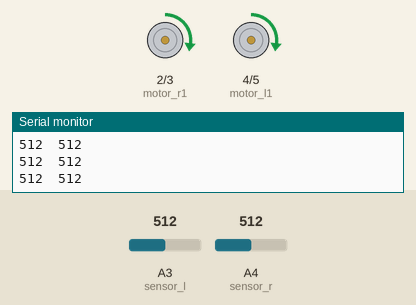
This sketch was run on a simulated Arduino Uno, built with avr-gcc and run on an emulated ATmega328P. Shown: motor-driver pin pairs drawn as motors (green arrow = first pin HIGH = forward, orange = second pin HIGH = backward, longer = more drive, scaled by the enable pin), the last lines printed to the serial monitor. The test bench sets the inputs (shaded band); at power-on: A3 (sensor_l) = 512, A4 (sensor_r) = 512.

Above: at 1.2 s.
1.3 s: A3 (sensor_l) set to 582
4.3 s: A3 (sensor_l) set to 618
At 5.4 s:
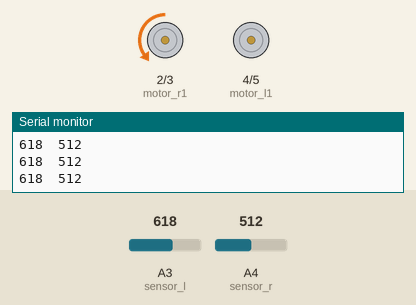
5.8 s: A4 (sensor_r) set to 583
7.3 s: A4 (sensor_r) set to 607
At 7.9 s:
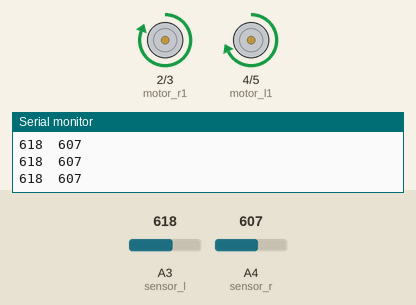
8.8 s: A3 (sensor_l) set to 590
At 10.0 s:
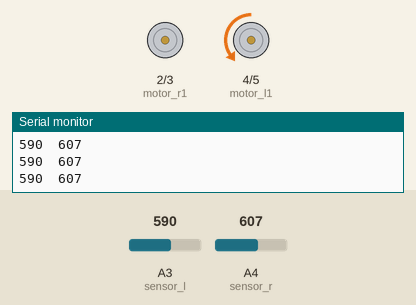
10.3 s: A3 (sensor_l) set to 610
At 11.2 s:
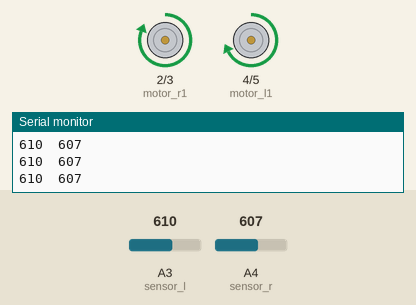
Timing chart, 0 to 12.8 s (numbered marks = the images above; inputs shaded):
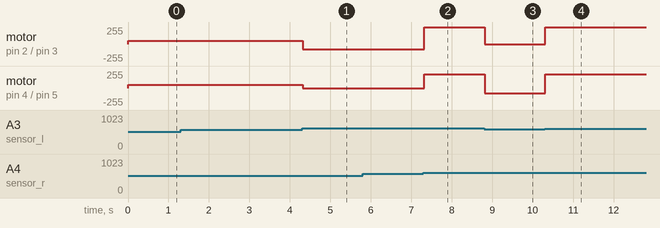

Measured:
- the behaviour switches between 599 and 600 on A3 (sensor_l) (found by bisection; images 0 and 1)
- the behaviour switches between 599 and 600 on A4 (sensor_r) (found by bisection; images 1 and 2)
- after the input at 4.3 s, motor on pin 2 (motor_r1) / pin 3 (motor_r2): forward 50/255 → backward 80/255 at once; motor on pin 4 (motor_l1) / pin 5 (motor_l2): forward 50/255 → stopped at once
- after the input at 7.3 s, motor on pin 2 (motor_r1) / pin 3 (motor_r2): backward 80/255 → forward 255/255 at once; motor on pin 4 (motor_l1) / pin 5 (motor_l2): stopped → forward 206/255 at once
- after the input at 8.8 s, motor on pin 2 (motor_r1) / pin 3 (motor_r2): forward 255/255 → stopped at once; motor on pin 4 (motor_l1) / pin 5 (motor_l2): forward 206/255 → backward 80/255 at once
- after the input at 10.3 s, motor on pin 2 (motor_r1) / pin 3 (motor_r2): stopped → forward 255/255 at once; motor on pin 4 (motor_l1) / pin 5 (motor_l2): backward 80/255 → forward 206/255 at once

The sketch:

sketch_may13c.ino
```cpp
//追従大会ライントレース車 成功パターン7/8
//ライントレース一周 time34.60
// Arduino Uno のピン配置
// モータ
const int motor_r1 = 2; // Arduinoの2番ピンに対応
const int motor_r2 = 3;
const int pwm_motor_r = 10; // PWM信号生成可能なピンを選ぶ
const int motor_l1 = 4;
const int motor_l2 = 5;
const int pwm_motor_l = 11;

int last_turn_flag = 0; // 1 = 右 2 = 左
// フォトリフレクタ（2センサ構成：左・右）
const int sensor_l = A3; // 左センサ
const int sensor_r = A4; // 右センサ
// センサから読み取った値（analog）
int val_l = 0;
int val_r = 0;

// ライントレース用のパラメータ
// 黒い線の上では反射が少なく analogRead の値が大きくなる想定
// 実機に合わせて threshold を調整する
const int threshold = 600;    // 白／黒を判定するしきい値
const int traceSpeed = 50;   // ライントレース中の基本速度（0-255）
bool curving = false;

void setup() { // 実行時に1回だけ実行
  pinMode(motor_r1, OUTPUT); // motor_r1 に対応するピン（2番）を出力ポートに設定
  pinMode(motor_r2, OUTPUT);
  pinMode(motor_l1, OUTPUT);
  pinMode(motor_l2, OUTPUT);
  pinMode(pwm_motor_r, OUTPUT);
  pinMode(pwm_motor_l, OUTPUT);
  Serial.begin(9600);
}

void stopMotor() { // モータを停止させる関数
  digitalWrite(motor_l1, LOW);
  digitalWrite(motor_l2, LOW);
  analogWrite(pwm_motor_l, 0);
  digitalWrite(motor_r1, LOW);
  digitalWrite(motor_r2, LOW);
  analogWrite(pwm_motor_r, 0);
}

void forward(int speedBase = 200) { // 前進させる関数
  digitalWrite(motor_l1, HIGH);
  digitalWrite(motor_l2, LOW);
  analogWrite(pwm_motor_l, speedBase);
  digitalWrite(motor_r1, HIGH);
  digitalWrite(motor_r2, LOW);
  analogWrite(pwm_motor_r, speedBase);
}

void backward(int speedBase = 200) { // 後退させる関数
  digitalWrite(motor_l1, LOW);
  digitalWrite(motor_l2, HIGH);
  analogWrite(pwm_motor_l, speedBase);
  digitalWrite(motor_r1, LOW);
  digitalWrite(motor_r2, HIGH);
  analogWrite(pwm_motor_r, speedBase);
  delay(20);
}

void turnLeft(int speedBase = 150) { // 左に曲がる関数
  digitalWrite(motor_l1, LOW);
  digitalWrite(motor_l2, HIGH);
  analogWrite(pwm_motor_l, speedBase + 25);
  digitalWrite(motor_r1, HIGH);
  digitalWrite(motor_r2, LOW);
  analogWrite(pwm_motor_r, speedBase);
}

void turnRight(int speedBase = 150) { // 右に曲がる関数
  digitalWrite(motor_l1, HIGH);
  digitalWrite(motor_l2, LOW);
  analogWrite(pwm_motor_l, speedBase);
  digitalWrite(motor_r1, LOW);
  digitalWrite(motor_r2, HIGH);
  analogWrite(pwm_motor_r, speedBase + 25);
}

// ライントレース用：両輪とも前進させつつ左右の速度差で緩やかに曲がる
// diff が大きいほど曲がりが鋭くなる
void curveLeft(int speedBase = 180, int diff = 30) { // 左方向へ緩やかに曲がる
  int l = 0;
  int r = speedBase + diff;
  if (l < 0) l = 0;
  if (r > 255) r = 255;
  digitalWrite(motor_l1, HIGH);
  digitalWrite(motor_l2, LOW);
  analogWrite(pwm_motor_l, l);
  digitalWrite(motor_r1, LOW);
  digitalWrite(motor_r2, HIGH);
  analogWrite(pwm_motor_r, r);
}

void curveRight(int speedBase = 180, int diff = 30) { // 右方向へ緩やかに曲がる
  int l = speedBase + diff;
  int r = 0;
  if (l > 255) l = 255;
  if (r < 0) r = 0;
  digitalWrite(motor_l1, LOW);
  digitalWrite(motor_l2, HIGH);
  analogWrite(pwm_motor_l, l);
  digitalWrite(motor_r1, HIGH);
  digitalWrite(motor_r2, LOW);
  analogWrite(pwm_motor_r, r);
}

void loop() { // 制御プログラム（2センサによるライントレース）
  // 2つのセンサをアナログ値で読み取る
  val_l = analogRead(sensor_l);
  val_r = analogRead(sensor_r);
  // シリアルポートに読み取った値を表示させる（threshold 調整に利用）
  // 左 / 右 の順でタブ区切り出力
  Serial.print(val_l);
  Serial.print('\t');
  Serial.println(val_r);

  // 黒（線上） = val >= threshold, 白（床）= val < threshold
  bool on_l = (val_l >= threshold);
  bool on_r = (val_r >= threshold);

  // 2センサのパターンで分岐（2つのセンサは黒線を挟むように配置する想定）
  //  LR
  //  --
  //  00 … 両方白 … 線が中央にある（センサ間）→ 直進。ただし一定時間継続したら復帰
  //  10 … 左のみ黒 … 線が左にずれた → 左へ旋回して復帰
  //  01 … 右のみ黒 … 線が右にずれた → 右へ旋回して復帰
  //  11 … 両方黒  … 交差点／太線 → とりあえず直進
  if (!on_l && !on_r) {
    // 両方白 → 連続時間を計測して、一定時間超えたら線を見失ったと判断
    curving = false;
    forward(traceSpeed);
  } else if (on_l && !on_r) {
    // 左が線を検出 → 左へ
    curveLeft(traceSpeed);
  } else if (!on_l && on_r) {
    // 右が線を検出 → 右へ
    curveRight(traceSpeed);
  } else {
    // 両方黒（交差点・太線）→ 直進
    curving = false;
    forward(traceSpeed - 100);
  }
}
```
